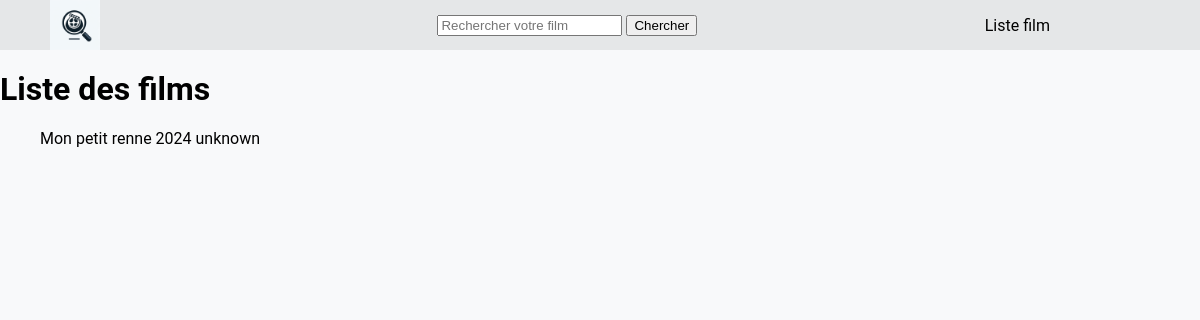
Page /list on the earlier database version.
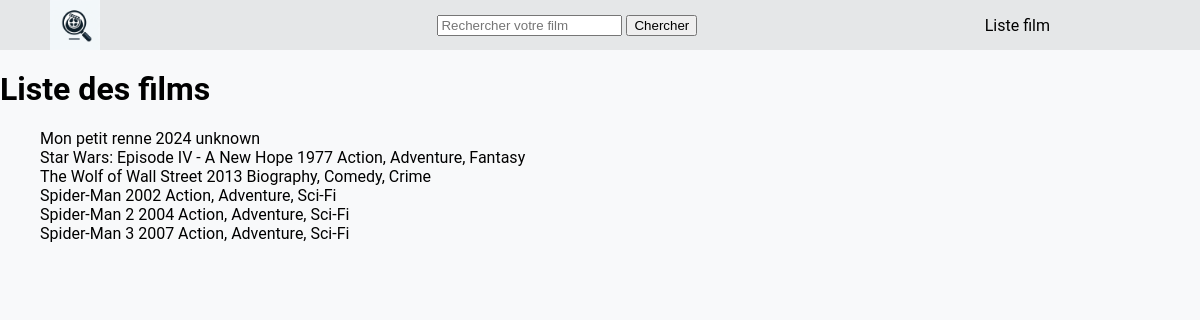
Same page on the later database version.
### monapp/models.py (models this page shows, shortened)
class Film(models.Model):
    title = models.CharField(max_length=100)
    year = models.CharField(max_length=20)
    style = models.CharField(max_length=100, default='unknown')
    director = models.CharField(max_length=100)
    description = models.TextField()
    created_at = models.DateTimeField(auto_now_add=True)
    updated_at = models.DateTimeField(auto_now=True)

### monapp/views.py (the view)
# urls.py: path("list", filmListView.as_view(), name="movie"),
class filmListView(ListView):
    model = Film
    template_name = 'all_movies.html'
    context_object_name = 'films'
    queryset = Film.objects.all()

### monapp/templates/all_movies.html (shortened to what this page needs)
{% load static %}
<!DOCTYPE html>
<html>
  <head>
    <link rel="stylesheet" href="{% static 'css/margin.css' %}">
  </head>
<body>
  {% include 'navbar.html' %}
  <div class="margin">
<h1>Liste des films</h1>
<ul>
  {% for x in films %}
    <li><a href="{% url 'film_detail' film_id=x.id %}">{{ x.title }} {{ x.year }} {{ x.style }}  </a>   </li>
    {% endfor %}
</ul>
</div>
</body>
</html>

### monapp/templates/navbar.html (shortened to what this page needs)
{% load static %}
<!DOCTYPE html>
<html lang="en">
<head>
    <link rel="stylesheet" href="{% static 'css/navbar.css' %}">
</head>
<body>
    <nav>
        <div id="logo">
            <a href="{% url 'homepage' %}"> <img id="img-logo" src="{% static 'img/logo-film.png' %}" alt="logo"></a>
        </div>
        <form action="/search" method="POST">
          <input type="text" name="searched" placeholder="Rechercher votre film">
          <button type="submit">Chercher</button>
        </form>
        <div id="links">
            <li><a href="{% url 'movie' %}">Liste film</a></li>
        </div>
    </nav>
</body>
</html>

### monapp/static/css/margin.css (style rules this page uses)
.margin { margin-top: 70px; padding: 0; }

### monapp/static/css/navbar.css (style rules this page uses)
body { margin: 0; padding: 0; font-family: 'Roboto', sans-serif; background-color: #f8f9fa; text-decoration: none; list-style: none; }
nav { position:fixed; top: 0; display:flex; flex-direction: row; justify-content: space-between; align-items: center; width: 100%; height: 50px; background-color: #dfe2e3c5; }
#logo { display: flex; flex-direction: row; margin-left: 50px; align-items: center; }
#img-logo { width: 50px; height: 50px; }
#links, a, li { display: flex; gap: 40px; margin-right: 50px; color: black; text-decoration: none; list-style: none; height: 100%; align-items: center; }

Differences in the rows shown:
added Film: title "Star Wars: Episode IV - A New Hope", year "1977", style "Action, Adventure, Fantasy"
added Film: title "The Wolf of Wall Street", year "2013", style "Biography, Comedy, Crime"
added Film: title "Spider-Man", year "2002", style "Action, Adventure, Sci-Fi"
added Film: title "Spider-Man 2", year "2004", style "Action, Adventure, Sci-Fi"
added Film: title "Spider-Man 3", year "2007", style "Action, Adventure, Sci-Fi"
